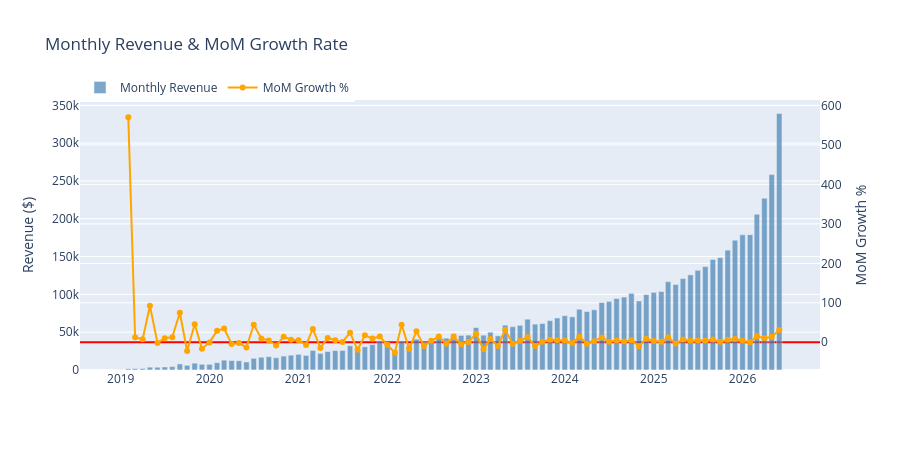

Notebook cell for this chart:
### Markdown cell above
- Revenue Chart

### Code cell
df_revenue_plot = df_revenue.copy()
df_revenue_plot['month'] = pd.to_datetime(df_revenue_plot['month'])

fig_revenue= go.Figure()

# Revenue Volume Bar Chart
fig_revenue.add_trace(
    go.Bar(
        x = df_revenue_plot['month'],
        y = df_revenue_plot['revenue'],
        name = "Monthly Revenue",
        marker_color = 'steelblue',
        opacity = 0.7
    )
)

# Growth Velocity Line Chart
fig_revenue.add_trace(
    go.Scatter(
        x = df_revenue_plot['month'],
        y = df_revenue_plot['MOM_growth_pct'],
        name = "MoM Growth %",
        yaxis = 'y2',
        line = dict(color = 'orange', width = 2),
        mode = 'lines+markers'
    )
)

# Dual-axis layout
fig_revenue.update_layout(
    title = 'Monthly Revenue & MoM Growth Rate',
    yaxis = dict(title='Revenue ($)'),
    yaxis2 = dict(
        title = 'MoM Growth %',
        overlaying = 'y',
        side = 'right',
        zeroline = True,
        zerolinecolor = 'red'
    ),
    legend = dict(x=0, y=1.1, orientation = 'h'),
    height = 450
)

fig_revenue.show()
